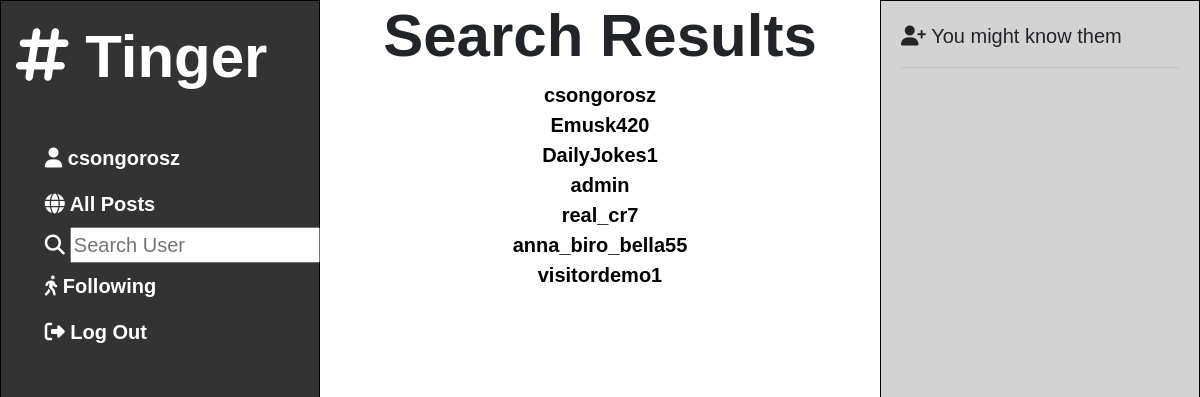
Screenshot of /search (signed in) with the database file from the repository.
### network/models.py (models this page shows, shortened)
class User(AbstractUser):
    bio = models.TextField(null=True)
    birthdate = models.DateField(null=True, blank=True)
    location = models.TextField(blank=True)
    profileimg = models.ImageField(upload_to='profile_images', default='blank-profile-picture.png')
    following = models.ManyToManyField('self', through='Relationship', symmetrical=False, related_name='followers')

### network/views.py (the view)
# urls.py: path('search', views.search_user, name="search"),
def search_user(request):
    if request.method == "GET":
        q = request.GET.get('q', '')
        usernames = [user.username for user in User.objects.all()]
        lowercase_results = [item.lower() for item in usernames]
        lowercase_dict = {item.lower(): item for item in usernames}
        sub_strings = [lowercase_dict[item] for item in lowercase_results if q.lower() in item]
        if sub_strings:
            return render(request, "network/search.html", {"entries": sub_strings})
        else:
            return render(request, "network/search.html", {"message": f"No user with {q} in it's name found."})
    else:
        return render(request, "network/search.html", {"message": "Method is not GET!"})

### network/templates/network/search.html (shortened to what this page needs)
{% extends "network/layout.html" %}
{% load static %}
{% block body %}
    <div style='text-align:center;'>
        <h1>
            <b>
                <strong>
                    Search Results
                </strong>
            </b>
        </h1>
    </div>
    {% for entry in entries %}
        <div style='text-align:center;'><a id="ind" href="/profile/{{entry}}">{{ entry }} </a></div>
        {% endfor %}
{% endblock %}

### network/templates/network/layout.html (shortened to what this page needs)
{% load static %}
<!DOCTYPE html>
<html lang="en">
    <head>
        <link rel="stylesheet" href="https://stackpath.bootstrapcdn.com/bootstrap/4.4.1/css/bootstrap.min.css">
        <link rel="stylesheet" href="{% static 'network/styles.css' %}">
        <link rel="stylesheet" href="https://cdnjs.cloudflare.com/ajax/libs/font-awesome/4.7.0/css/font-awesome.min.css">
    </head>
    <body>
        <div class="left-bar">
            <nav>
                <a class="navbar-brand" href="{% url 'index' %}">
                    <h1>
                        <b>
                            <strong>
                                <i class="fa-solid fa-hashtag"></i>
                                Tinger
                            </strong>
                        </b>
                    </h1>
                </a>
                <div>
                <ul class="navbar-nav mr-auto">
                    {% if user.is_authenticated %}
                        <li class="nav-item">
                            <a id="username-link" class="nav-link" href="/profile/{{user.username}}">
                                <strong>
                                    <i class="fa-solid fa-user"></i>
                                    {{ user.username }}
                                </strong></a>
                        </li>
                    {% endif %}
                    <li class="nav-item">
                        <a id="all-posts" class="nav-link" href="{% url 'all_posts' %}">
                            <i class="fa-solid fa-globe"></i>
                            All Posts
                        </a>
                    </li>
                    {% if user.is_authenticated %}
                    <li class="nav-item">
                        <form action="{% url 'search' %}" method="get" style="display: flex; align-items: center; ">
                            <i class="fa-solid fa-magnifying-glass" style="color: #ffffff;"></i>
                            <input class="search" type="text" name="q" placeholder="Search User" style="margin-left: 5px; flex: 1; width: 250px;">
                        </form>
                    </li>
                        <li class="nav-item">
                            <a class="nav-link" href="{% url 'following' %}">
                                <i class="fa-solid fa-person-walking"></i>
                                Following
                            </a>
                        </li>
                        <li class="nav-item">
                            <a class="nav-link" href="{% url 'logout' %}">
                                <i class="fa-solid fa-right-from-bracket"></i>
                                Log Out
                            </a>
                        </li>
                    {% endif %}
                </ul>
                </div>
            </nav>
        </div>
        <div class="body">
            {% block body %}
            {% endblock %}
        </div>
        <div class="right-bar">
            <i class="fa-solid fa-user-plus"></i>
            You might know them
            <hr>
        </div>
    </body>
</html>

### network/static/network/styles.css (style rules this page uses)
.left-bar { border: 1px solid #010101; min-width:40vh; }
body { font-family: Arial, sans-serif; background-color:#333; margin: 0; padding: 0; display:grid; grid-template-columns: auto 1fr auto; font-size: 2.5vh; }
.body { background-color: rgb(255, 255, 255); }
.right-bar { background-color: lightgray; padding: 20px; border: 1px solid #010101; min-width:40vh; }
nav { background-color: #333; padding: 15px; }
ul { list-style-type: none; margin: 10%; display: flex; align-items: start; }
a { text-decoration: none; color: white; font-weight: bold; }
body { min-height: 100vh; }
li { padding: 0; margin: 0; }
#ind { color: #010101; }
h1 { font-size: 3em; }

### rows the page displays
User: username "csongorosz", entries "csongorosz"
User: entries "Emusk420"
User: entries "DailyJokes1"
User: entries "admin"
User: entries "real_cr7"
User: entries "anna_biro_bella55"
User: entries "visitordemo1"
